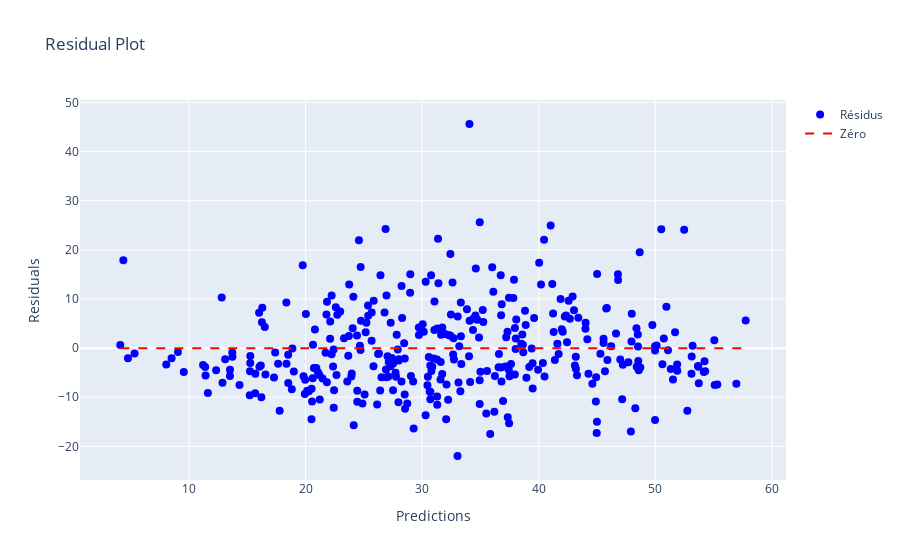

Notebook cell for this chart:
### Code cell
# Calcul des prédictions et des résidus
# y_pred = pipeline.predict(x_test)
residuals = y_test - y_pred

# Création de la figure
fig = go.Figure()

# Ajout des résidus
fig.add_trace(go.Scatter(
    x=y_pred,
    y=residuals,
    mode='markers',
    name='Résidus',
    marker=dict(color='blue', size=8)
))

# Ligne horizontale y=0
fig.add_trace(go.Scatter(
    x=[min(y_pred), max(y_pred)],
    y=[0, 0],
    mode='lines',
    line=dict(color='red', dash='dash'),
    name='Zéro'
))

# Layout
fig.update_layout(
    title="Residual Plot",
    xaxis_title="Predictions",
    yaxis_title="Residuals",
    showlegend=True
)

fig.show()

### Figure 1 — Plotly figure (JSON) as saved in the notebook; plotly's stock layout.template omitted (floating-point values rounded to 4 significant figures; data arrays with more than 128 entries replaced by an {"elided": "..."} marker saying what was removed)
{"data": [{"marker": {"color": "blue", "size": 8}, "mode": "markers", "name": "Résidus", "type": "scatter", "x": {"elided": "354 float values"}, "y": {"elided": "354 float values"}}, {"line": {"color": "red", "dash": "dash"}, "mode": "lines", "name": "Zéro", "type": "scatter", "x": [4.103, 57.76], "y": [0, 0]}], "layout": {"showlegend": true, "title": {"text": "Residual Plot"}, "xaxis": {"title": {"text": "Predictions"}}, "yaxis": {"title": {"text": "Residuals"}}}}
